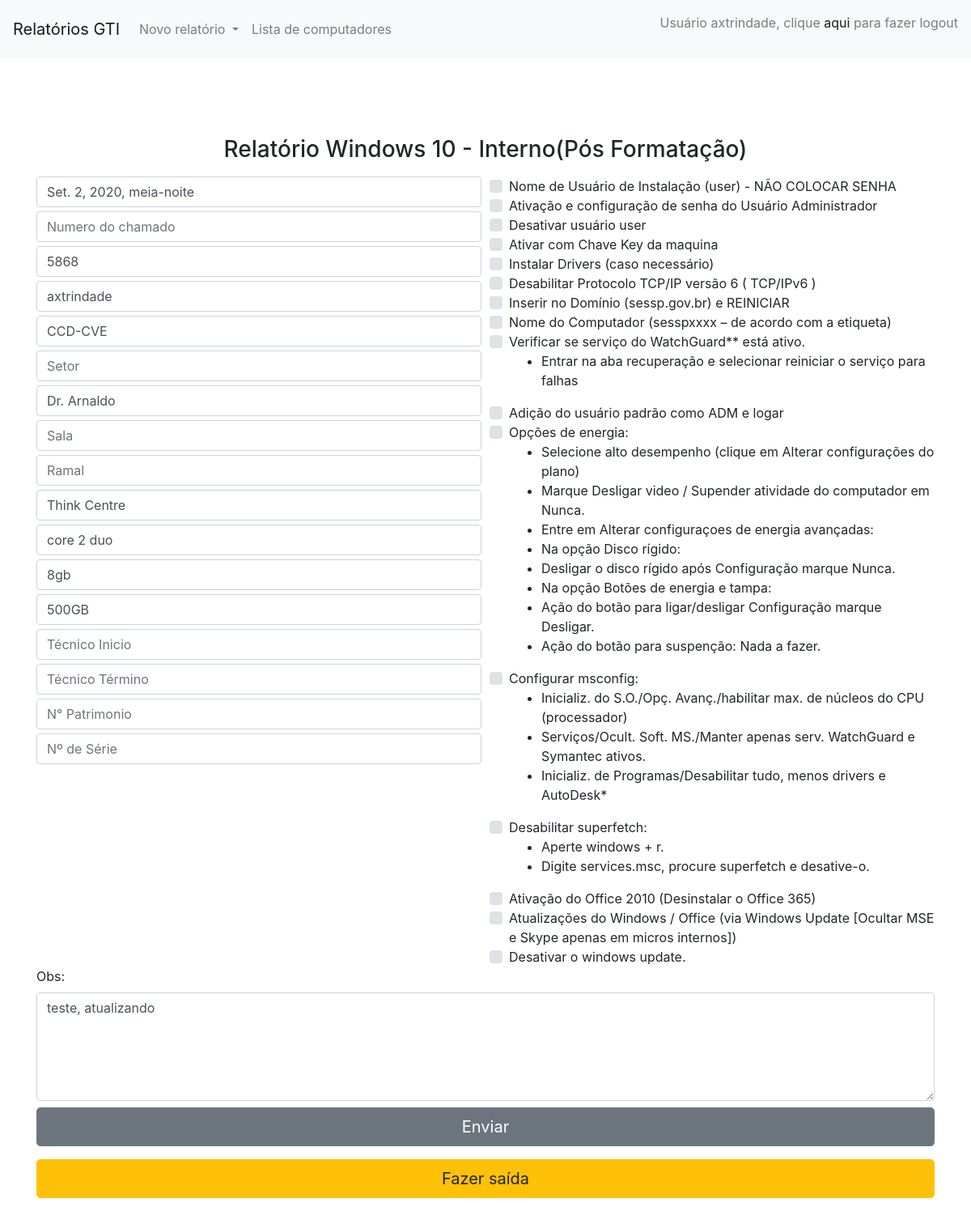
The app's page /ver_relatorio/10 (signed in) with its own data.
### aplicativo/models.py (models this page shows)
class Relatorio(models.Model):
    data_criacao = models.DateTimeField(default=timezone.now, blank=True)
    num_chamado = models.CharField(max_length=255, blank=True)
    sessp = models.CharField(max_length=255, blank=True)
    usuario = models.CharField(max_length=255, blank=True)
    coordenadoria = models.CharField(max_length=255, blank=True)
    setor = models.CharField(max_length=255, blank=True)
    predio = models.CharField(max_length=255, blank=True)
    sala = models.CharField(max_length=255, blank=True)
    ramal = models.CharField(max_length=255, blank=True)
    modelo = models.CharField(max_length=255, blank=True)
    cpu = models.CharField(max_length=255, blank=True)
    ram = models.CharField(max_length=255, blank=True)
    hd = models.CharField(max_length=255, blank=True)
    tecinic = models.CharField(max_length=255, blank=True)
    tecfim = models.CharField(max_length=255, blank=True)
    patrimonio = models.CharField(max_length=255, blank=True)
    serie = models.CharField(max_length=255, blank=True)
    obs = models.TextField()
    check1 = models.BooleanField(default=False)
    check2 = models.BooleanField(default=False)
    check3 = models.BooleanField(default=False)
    check4 = models.BooleanField(default=False)
    check5 = models.BooleanField(default=False)
    check6 = models.BooleanField(default=False)
    check7 = models.BooleanField(default=False)
    check8 = models.BooleanField(default=False)
    check9 = models.BooleanField(default=False)
    check10 = models.BooleanField(default=False)
    check11 = models.BooleanField(default=False)
    check12 = models.BooleanField(default=False)
    check13 = models.BooleanField(default=False)
    check14 = models.BooleanField(default=False)
    check15 = models.BooleanField(default=False)
    check16 = models.BooleanField(default=False)

### aplicativo/views.py (the view)
# urls.py: path('ver_relatorio/<int:relatorio_id>', views.ver_relatorio, name='ver_relatorio'),
@login_required(redirect_field_name='login')
def ver_relatorio(request, relatorio_id):
    relatorio =Relatorio.objects.get(id=relatorio_id)
    return render(request, 'aplicativo/ver_relatorio.html', {
        'relatorio': relatorio
    })

### aplicativo/templates/aplicativo/ver_relatorio.html (shortened to what this page needs)
{%extends 'base.html'%}
{%block 'conteudo'%}
<div class="container">
  <h3 class="mb-3" style="text-align: center;">Relatório Windows 10 - Interno(Pós Formatação)</h3>
  <form method="POST" action="/update/{{relatorio.id}}" class="post-form" enctype="multipart/form-data">
      <div class="form-row mt-3">
          <div class="col">
            <input value="{{relatorio.data_criacao}}" type="text" class="form-control" placeholder="Data de Criação" name="initial-data_criacao"  id="initial-id_data_criacao">
            <input value="{{relatorio.num_chamado}}" style="margin-top: 5px;" type="text" class="form-control" placeholder="Numero do chamado" name="num_chamado"  id="id_num_chamado">
            <input value="{{relatorio.sessp}}" style="margin-top: 5px;" type="text" class="form-control" placeholder="SESSP" name="sessp" maxlength="255" id="id_sessp">
            <input value="{{relatorio.usuario}}" style="margin-top: 5px;" type="text" class="form-control" placeholder="Usuário" name="usuario" maxlength="255" id="id_usuario">
            <input value="{{relatorio.coordenadoria}}" style="margin-top: 5px;" type="text" class="form-control" placeholder="Coordenadoria" name="coordenadoria" maxlength="255" id="id_coordenadoria">
            <input value="{{relatorio.setor}}" style="margin-top: 5px;" type="text" class="form-control" placeholder="Setor" name="setor" maxlength="255" id="id_setor">
            <input value="{{relatorio.predio}}" style="margin-top: 5px;" type="text" class="form-control" placeholder="Prédio" name="predio" maxlength="255" id="id_predio">
            <input value="{{relatorio.sala}}" style="margin-top: 5px;" type="text" class="form-control" placeholder="Sala" name="sala" maxlength="255" id="id_sala">
            <input value="{{relatorio.ramal}}" style="margin-top: 5px;" type="text" class="form-control" placeholder="Ramal" name="ramal" maxlength="255" id="id_ramal">
            <input value="{{relatorio.modelo}}" style="margin-top: 5px;" type="text" class="form-control" placeholder="Modelo" name="modelo" maxlength="255" id="id_modelo">
            <input value="{{relatorio.cpu}}" style="margin-top: 5px;" type="text" class="form-control" placeholder="CPU" name="cpu" maxlength="255" id="id_cpu">
            <input value="{{relatorio.ram}}" style="margin-top: 5px;" type="text" class="form-control" placeholder="Memória RAM" name="ram" maxlength="255" id="id_ram">
            <input value="{{relatorio.hd}}" style="margin-top: 5px;" type="text" class="form-control" placeholder="HD" name="hd" maxlength="255" id="id_hd">
            <input value="{{relatorio.tecinic}}" style="margin-top: 5px;" type="text" class="form-control" placeholder="Técnico Inicio" name="tecinic" maxlength="255" id="id_tecinic">
            <input value="{{relatorio.tecfim}}" style="margin-top: 5px;" type="text" class="form-control" placeholder="Técnico Término" name="tecfim" maxlength="255" id="id_tecfim">
            <input value="{{relatorio.patrimonio}}" style="margin-top: 5px;" type="text" class="form-control" placeholder="N° Patrimonio" name="patrimonio" maxlength="255" id="id_patrimonio">
            <input value="{{relatorio.serie}}" style="margin-top: 5px;" type="text" class="form-control" placeholder="Nº de Série"  name="serie" maxlength="255" id="id_serie">
          </div>
          <div class="col">
            <div class="custom-control custom-checkbox">
              <label class="custom-control-label" for="id_check1">Nome de Usuário de Instalação (user) - NÃO COLOCAR SENHA</label>
            </div>
            <div class="custom-control custom-checkbox">
              <label class="custom-control-label" for="id_check2">Ativação e configuração de senha do Usuário Administrador</label>
            </div>
            <div class="custom-control custom-checkbox">
              <label class="custom-control-label" for="id_check3">Desativar usuário user</label>
            </div>
            <div class="custom-control custom-checkbox">
              <label class="custom-control-label" for="id_check4">Ativar com Chave Key da maquina</label>
            </div>
            <div class="custom-control custom-checkbox">
              <label class="custom-control-label" for="id_check5">Instalar Drivers (caso necessário)</label>
            </div>
            <div class="custom-control custom-checkbox">
              <label class="custom-control-label" for="id_check6">Desabilitar Protocolo TCP/IP versão 6 ( TCP/IPv6 )</label>
            </div>
            <div class="custom-control custom-checkbox">
              <label class="custom-control-label" for="id_check7">Inserir no Domínio (sessp.gov.br) e REINICIAR</label>
            </div>
            <div class="custom-control custom-checkbox">
              <label class="custom-control-label" for="id_check8">Nome do Computador (sesspxxxx – de acordo com a etiqueta)</label>
            </div>
            <div class="custom-control custom-checkbox">
              <label class="custom-control-label" for="id_check9">Verificar se serviço do WatchGuard** está ativo.
                </label>
                <ul>
                  <li>Entrar na aba recuperação e selecionar reiniciar o serviço para falhas</li>
                </ul>
            </div>
            <div class="custom-control custom-checkbox">
              <label class="custom-control-label" for="id_check10">Adição do usuário padrão como ADM e logar</label>
            </div>
            <div class="custom-control custom-checkbox">
              <label class="custom-control-label" for="id_check11">Opções de energia:</label>
              <ul>
                <li>Selecione alto desempenho (clique em Alterar configurações do plano)</li>
                <li>Marque Desligar video / Supender atividade do computador em Nunca.</li>
                <li>Entre em Alterar configuraçoes de energia avançadas: </li>
                <li>Na opção Disco rígido:</li>
                <li> Desligar o disco rígido após Configuração marque Nunca.</li>
                <li>Na opção Botões de energia e tampa:</li>
                <li> Ação do botão para ligar/desligar Configuração marque Desligar.</li>
                <li> Ação do botão para suspenção: Nada a fazer.</li>
              </ul>
            </div>
            <div class="custom-control custom-checkbox">
              <label class="custom-control-label" for="id_check12">Configurar msconfig:</label>
              <ul>
                <li>Inicializ. do S.O./Opç. Avanç./habilitar max. de núcleos do CPU (processador)</li>
                <li>Serviços/Ocult. Soft. MS./Manter apenas serv. WatchGuard e Symantec ativos.</li>
                <li>Inicializ. de Programas/Desabilitar tudo, menos drivers e AutoDesk*</li>
              </ul>
            </div>
            <div class="custom-control custom-checkbox">
              <label class="custom-control-label" for="id_check13">Desabilitar superfetch:</label>
              <ul>
                <li>Aperte windows + r.</li>
                <li>Digite services.msc, procure superfetch e desative-o.</li>
              </ul>
            </div>
            <div class="custom-control custom-checkbox">
              <label class="custom-control-label" for="id_check14">Ativação do Office 2010 (Desinstalar o Office 365)</label>
            </div>
            <div class="custom-control custom-checkbox">
              <label class="custom-control-label" for="id_check15">Atualizações do Windows / Office (via Windows Update [Ocultar MSE e Skype apenas em micros internos])</label>
            </div>
            <div class="custom-control custom-checkbox">
              <label class="custom-control-label" for="id_check16">Desativar o windows update.</label>
            </div>
          </div>
      </div>
      <div class="mb-2">
        <label for="id_obs">Obs:</label>
        <textarea class="form-control" name="obs" cols="40" rows="5" required id="id_obs">{{relatorio.obs}}</textarea>
      </div>
      <button type="submit" class="mb-3 btn btn-secondary btn-lg btn-block">Enviar</button>
      <a href="{%url 'saida' relatorio.id%}" class="mb-3 btn btn-warning btn-lg btn-block">Fazer saída</a>
  </form>
</div>
{%endblock%}

### templates/base.html (shortened to what this page needs)
{% load static %}
<!DOCTYPE html>
<html lang="pt-br">
    <head>
        <link href="{% static 'vendor/bootstrap/css/bootstrap.min.css'%}" rel="stylesheet">
    </head>
    <body>
        <nav class="navbar navbar-expand-lg navbar-light bg-light mb-5">
            <a class="navbar-brand" href="{%url 'index'%}">
                Relatórios GTI
            </a>
            <div class="collapse navbar-collapse" id="navbarNav">
              <ul class="navbar-nav">
                <li class="nav-item dropdown">
                  <a class="nav-link dropdown-toggle" href="#" id="navbarDropdown" role="button" data-toggle="dropdown" aria-haspopup="true" aria-expanded="false">
                    Novo relatório
                  </a>
                </li>
                <li class="nav-item">
                  <a class="nav-link" href="{% url 'lista' %}">Lista de computadores</a>
                </li>
              </ul>
            </div>
            <p class="navbar-text">
              Usuário {{user.username}}, clique <a href="{%url 'logout'%}">aqui</a> para fazer logout
            </p>
          </nav>
        <br><br>
        {%block 'conteudo'%}
        {%endblock%}
    </body>
</html>

### records on screen
Relatorio: initial-data_criacao "Set. 2, 2020, meia-noite", sessp "5868", usuario "axtrindade", coordenadoria "CCD-CVE", predio "Dr. Arnaldo", modelo "Think Centre", cpu "core 2 duo", ram "8gb", hd "500GB", obs "teste, atualizando"

### other values on screen
{{ user.username }} "axtrindade"
